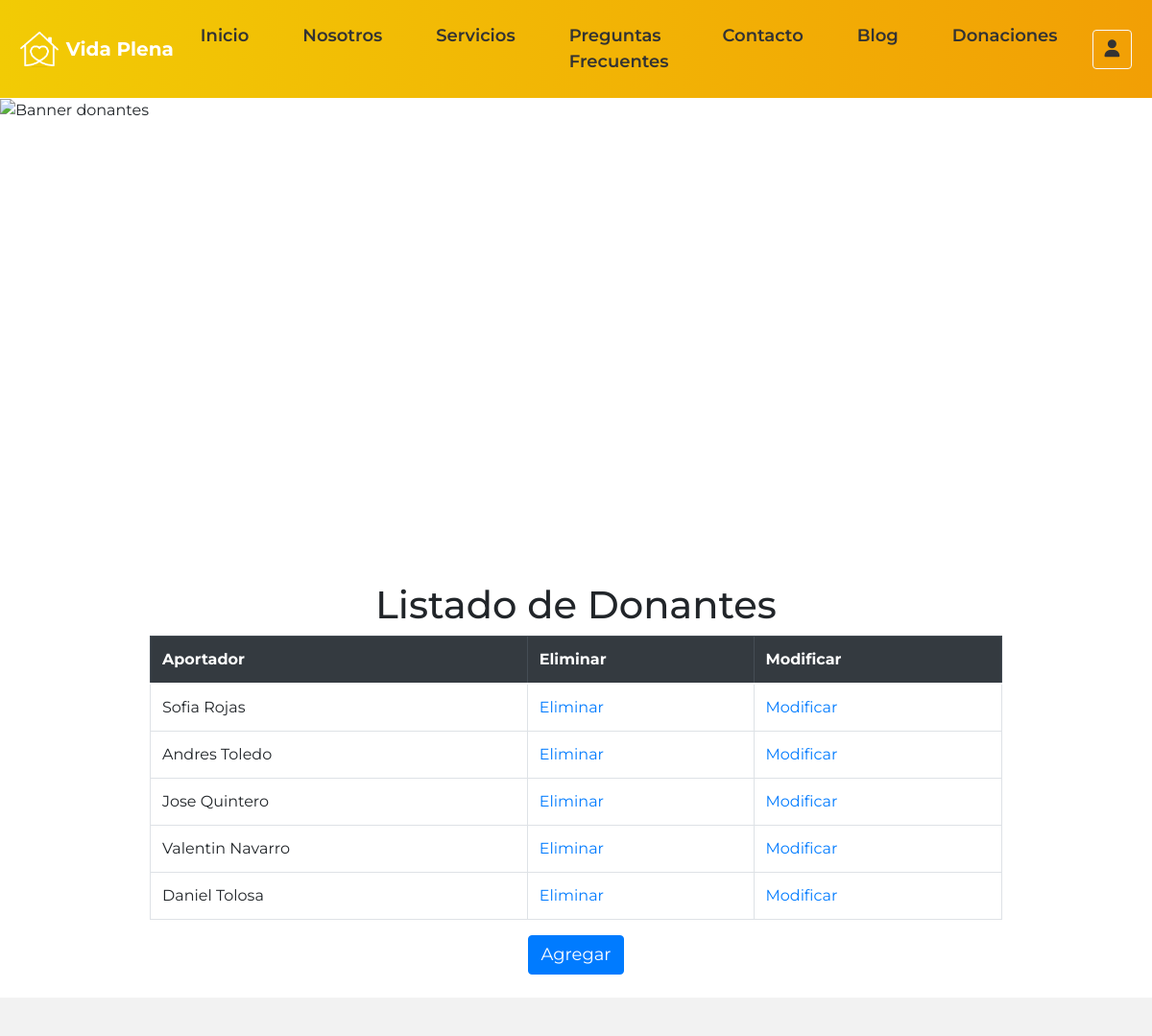
Before: /inicio/crud_aportador/ with the older database file.
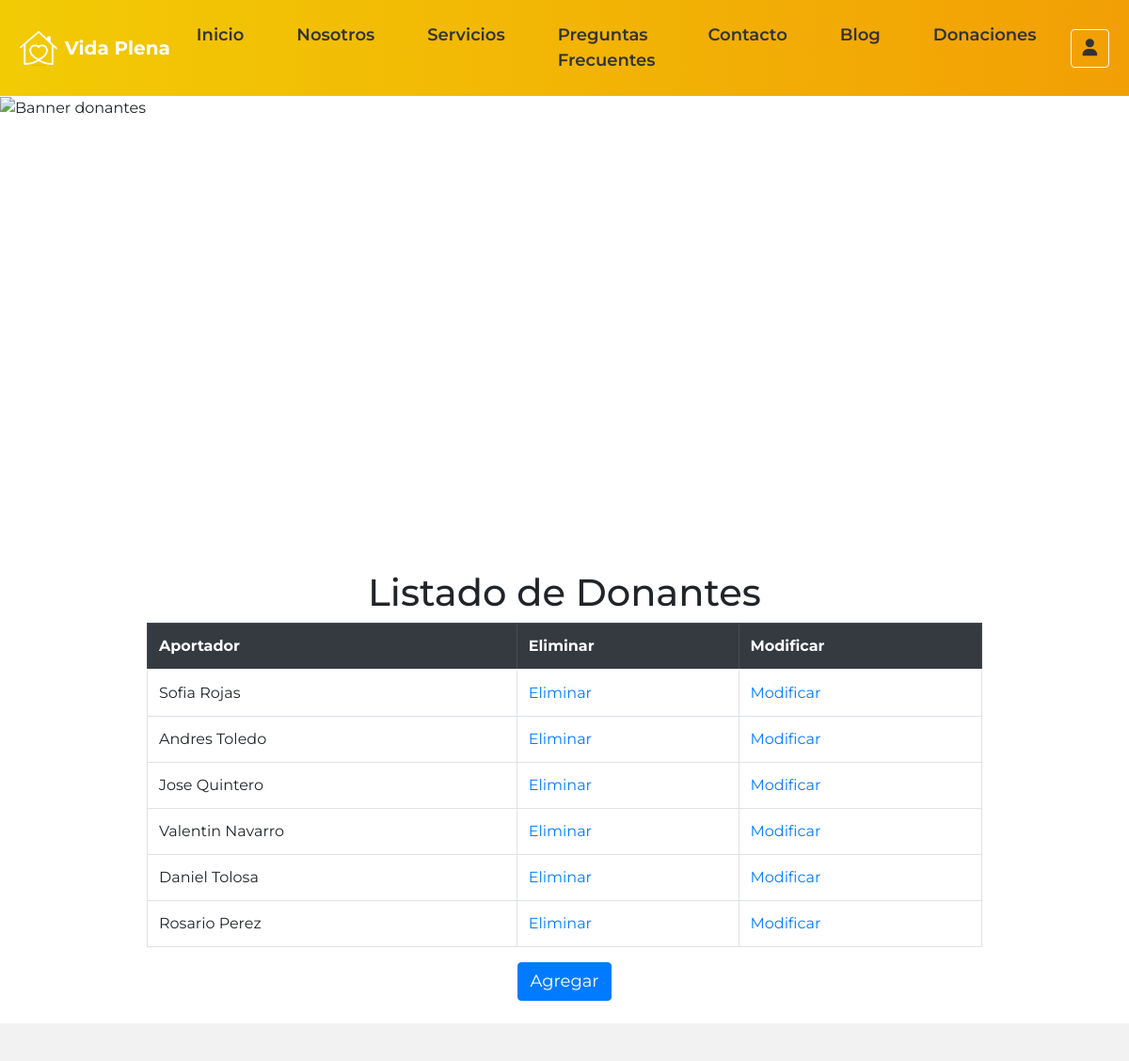
After: the same page with the newer database file.
### inicio/models.py (models this page shows, shortened)
class Usuario(models.Model):
    nombre = models.CharField(max_length=100)
    apellido = models.CharField(max_length=100)
    rut = models.CharField(max_length=20)
    email = models.EmailField()
    tipo_usuario = models.CharField(max_length=50, choices=[('Personal', 'Personal'), ('Aportador', 'Aportador')])

class Aportador(Usuario):
    numero_cel = models.CharField(max_length=20)
    class Meta:
        verbose_name_plural = "Aportadores"

class Usuario(models.Model):
    nombre = models.CharField(max_length=100)
    apellido = models.CharField(max_length=100)
    rut = models.CharField(max_length=20)
    email = models.EmailField()
    tipo_usuario = models.CharField(max_length=50, choices=[('Personal', 'Personal'), ('Aportador', 'Aportador')])

### inicio/views.py (the view)
# urls.py: path('crud_aportador/', views.crud_aportador, name='crud_aportador'),
def crud_aportador(request):
    aportador = Aportador.objects.all()
    context = {'aportadores': aportador}
    print('enviando datos aportador_list')
    return render(request, "inicio/aportador_list.html", context)

### inicio/templates/inicio/aportador_list.html (shortened to what this page needs)
{% extends 'inicio/base.html' %}
{% load static %}
{% block contenido %}
  <section class="banner-donantes">
    <img src="{% static 'inicio/images/banner_donantes.png' %}" class="img-fluid" alt="Banner donantes" />
  </section>
  <br>
  <br>
  <div class="container py-4">
    <h1 class="text-center">Listado de Donantes</h1>
    <div class="table-responsive">
      <table class="table table-bordered table-hover mx-auto" style="width: 80%;">
        {% if aportadores %}
          <thead class="thead-dark">
            <tr>
              <th>Aportador</th>
              <th>Eliminar</th>
              <th>Modificar</th>
            </tr>
          </thead>
          <tbody>
            {% for aportador in aportadores %}
              <tr>
                <td>{{ aportador.nombre }} {{ aportador.apellido }}</td>
                <td>
                  <a href="{% url 'aportador_del' pk=aportador.usuario_ptr_id %}">Eliminar</a>
                </td>
                <td>
                  <a href="{% url 'aportador_edit' pk=aportador.usuario_ptr_id %}">Modificar</a>
                </td>
              </tr>
            {% endfor %}
          </tbody>
        {% endif %}
      </table>
    </div>
    <div class="text-center">
      <button type="button" class="btn btn-primary">
        <a href="{% url 'aportadorAdd' %}" class="text-white">Agregar</a>
      </button>
    </div>
  </div>
  <footer class="footer"></footer>
{% endblock %}

Changed rows visible on the page:
added Aportador: nombre "Rosario", apellido "Perez"
